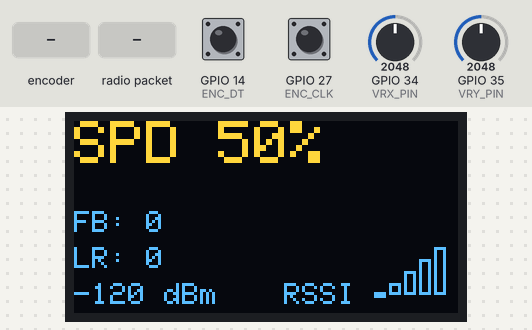
This sketch was run on a simulated ESP32. Shown: 128×64 one-colour display. The inputs (shaded band) are chosen by the test bench; at power-on: GPIO 34 (VRX_PIN) = 2048, GPIO 35 (VRY_PIN) = 2048, GPIO 14 (ENC_DT) HIGH, GPIO 27 (ENC_CLK) HIGH. The OLED is the two-colour kind (top 16 rows yellow); no radio packets arrive unless stated.

Above: at 2.5 s.
2.6 s: rotary encoder on GPIO 27 (ENC_CLK) / GPIO 14 (ENC_DT) turned 3 steps (first pin leading)
At 3.5 s:
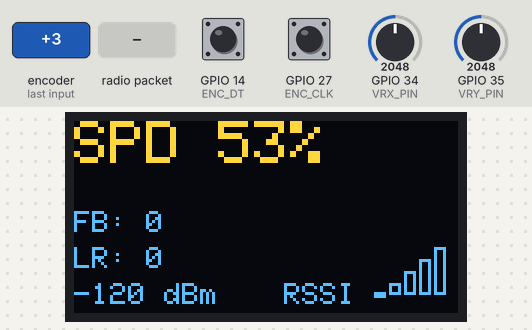
4.7 s: radio packet "ACK" arrives
At 6.1 s:
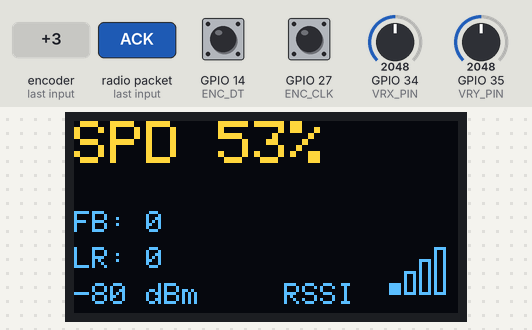
7.3 s: GPIO 34 (VRX_PIN) set to 2866
At 7.8 s:
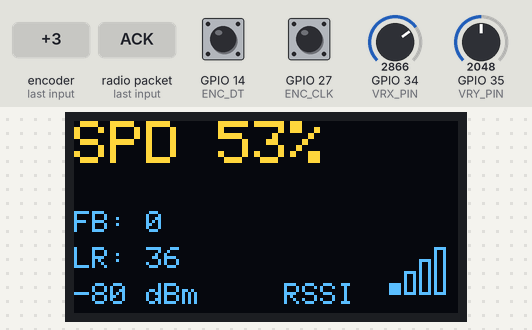
9.0 s: GPIO 35 (VRY_PIN) set to 2866
At 10.4 s:
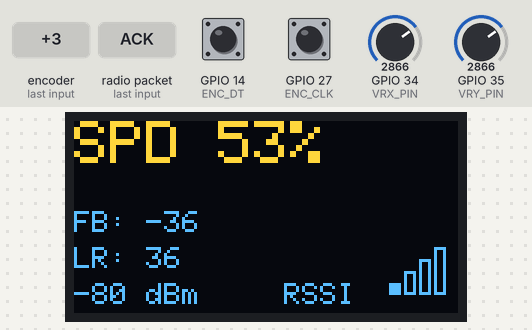
10.7 s: GPIO 34 (VRX_PIN) set to 3603
At 12.1 s:
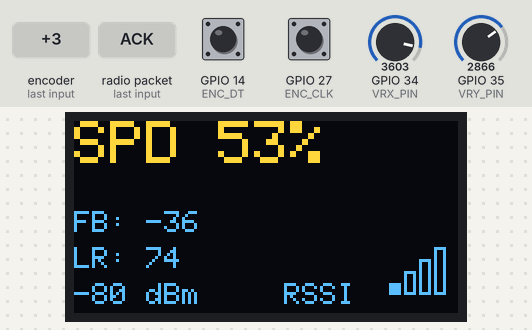
12.4 s: GPIO 35 (VRY_PIN) set to 3603
At 13.9 s:
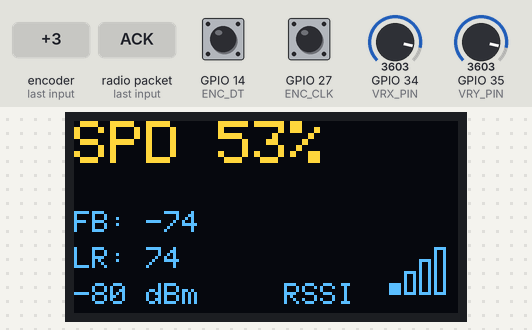
Timing chart, 0 to 15.1 s (numbered marks = the images above; inputs shaded):
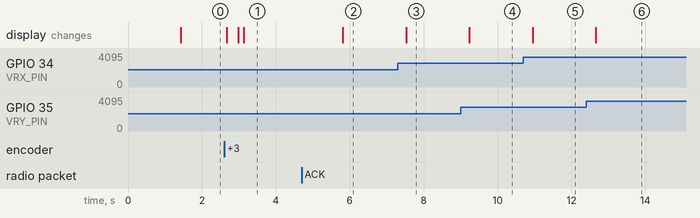

Measured:
- after the input at 2.6 s, the display: first changes after 0.07 s (image 1 shows a later state)
- after the input at 4.7 s, the display: changes after 1.1 s (image 2)
- after the input at 7.3 s, the display: changes after 0.23 s (image 3)
- after the input at 9.0 s, the display: changes after 0.24 s (image 4)
- after the input at 10.7 s, the display: changes after 0.25 s (image 5)
- after the input at 12.4 s, the display: changes after 0.26 s (image 6)

The sketch:

LoRa_Auto_Sender.ino
```cpp
#include <SPI.h>
#include <LoRa.h>
#include <Wire.h>
#include <Adafruit_GFX.h>
#include <Adafruit_SH110X.h>

// ========== OLED ==========
Adafruit_SH1106G display(128, 64, &Wire, -1);

// ========== Trackball ==========
#define VRX_PIN 34
#define VRY_PIN 35

// ========== Encoder ==========
#define ENC_CLK 27
#define ENC_DT  14
#define ENC_SW  32

volatile int speed = 50;
portMUX_TYPE mux = portMUX_INITIALIZER_UNLOCKED;

// ========== LoRa ==========
#define LORA_SCK   18
#define LORA_MISO  19
#define LORA_MOSI  23
#define LORA_SS     5
#define LORA_RST   17
#define LORA_DIO0  26

int lastRSSI = -120;

// ========== Trackball Kalibrierung ==========
int xCenter = 0;
int yCenter = 0;
#define DEADZONE 120

// ---------- Encoder ISR ----------
void IRAM_ATTR encoderISR() {
  portENTER_CRITICAL_ISR(&mux);
  if (digitalRead(ENC_DT)) speed++;
  else speed--;
  speed = constrain(speed, 0, 100);
  portEXIT_CRITICAL_ISR(&mux);
}

// ---------- Trackball Mapping ----------
int mapAxis(int raw, int center) {
  if (abs(raw - center) < DEADZONE) return 0;

  if (raw > center) {
    return map(raw, center + DEADZONE, 4095, 0, 100);
  } else {
    return map(raw, 0, center - DEADZONE, -100, 0);
  }
}

// ---------- Kalibrierung ----------
void calibrateCenter() {
  long sx = 0, sy = 0;
  for (int i = 0; i < 50; i++) {
    sx += analogRead(VRX_PIN);
    sy += analogRead(VRY_PIN);
    delay(5);
  }
  xCenter = sx / 50;
  yCenter = sy / 50;
}

// ---------- RSSI Balken ----------
void drawRSSIBar(int rssi) {
  int bars = map(rssi, -120, -40, 0, 5);
  bars = constrain(bars, 0, 5);

  display.setCursor(70, 54);
  display.print("RSSI");

  for (int i = 0; i < 5; i++) {
    if (i < bars)
      display.fillRect(100 + i * 5, 58 - i * 4, 4, i * 4, SH110X_WHITE);
    else
      display.drawRect(100 + i * 5, 58 - i * 4, 4, i * 4, SH110X_WHITE);
  }
}

// ---------- OLED ----------
void drawOLED(int fb, int lr) {
  display.clearDisplay();

  display.setTextSize(2);
  display.setCursor(0, 0);
  display.print("SPD ");
  display.print(speed);
  display.print("%");

  display.setTextSize(1);
  display.setCursor(0, 30);
  display.print("FB: ");
  display.print(fb);

  display.setCursor(0, 42);
  display.print("LR: ");
  display.print(lr);

  display.setCursor(0, 54);
  display.print(lastRSSI);
  display.print(" dBm");

  drawRSSIBar(lastRSSI);
  display.display();
}

// ---------- Setup ----------
void setup() {
  Serial.begin(115200);

  pinMode(ENC_CLK, INPUT_PULLUP);
  pinMode(ENC_DT, INPUT_PULLUP);
  pinMode(ENC_SW, INPUT_PULLUP);
  attachInterrupt(digitalPinToInterrupt(ENC_CLK), encoderISR, FALLING);

  Wire.begin(21, 22);
  display.begin(0x3C, true);
  display.setTextColor(SH110X_WHITE);

  // Trackball Kalibrieren (NICHT anfassen!)
  delay(1000);
  calibrateCenter();

  SPI.begin(LORA_SCK, LORA_MISO, LORA_MOSI, LORA_SS);
  LoRa.setPins(LORA_SS, LORA_RST, LORA_DIO0);
  LoRa.begin(433E6);
}

// ---------- Loop ----------
void loop() {
  int rawX = analogRead(VRX_PIN);
  int rawY = analogRead(VRY_PIN);

  int lr = mapAxis(rawX, xCenter);
  int fb = -mapAxis(rawY, yCenter);

  String msg = "DRV," + String(fb) + "," + String(lr) + "," + String(speed);

  LoRa.beginPacket();
  LoRa.print(msg);
  LoRa.endPacket();

  // ---- ACK / RSSI ----
  unsigned long t0 = millis();
  while (millis() - t0 < 30) {
    int p = LoRa.parsePacket();
    if (p) {
      String r = LoRa.readString();
      if (r.startsWith("ACK")) {
        lastRSSI = LoRa.packetRssi();
      }
    }
  }

  drawOLED(fb, lr);
  delay(40);
}
```
